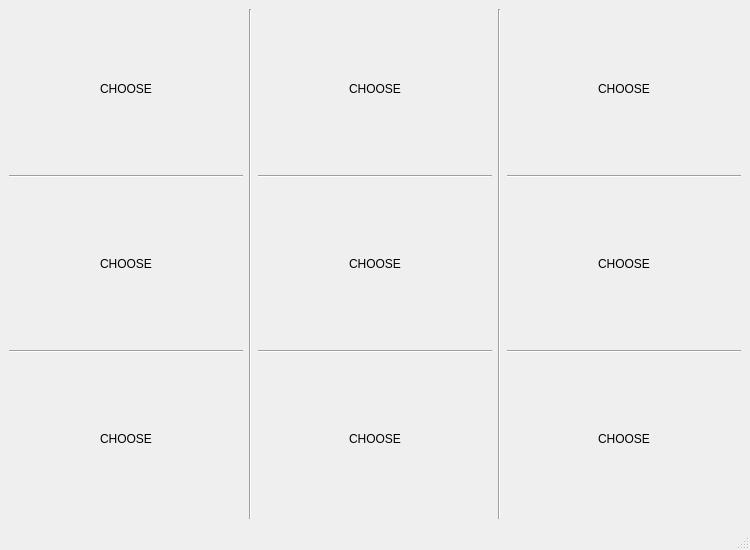
<?xml version="1.0" encoding="UTF-8"?>
<ui version="4.0">
 <class>MainWindow</class>
 <widget class="QMainWindow" name="MainWindow">
  <property name="geometry">
   <rect>
    <x>0</x>
    <y>0</y>
    <width>750</width>
    <height>550</height>
   </rect>
  </property>
  <property name="sizePolicy">
   <sizepolicy hsizetype="Preferred" vsizetype="Preferred">
    <horstretch>0</horstretch>
    <verstretch>0</verstretch>
   </sizepolicy>
  </property>
  <property name="windowTitle">
   <string>MainWindow</string>
  </property>
  <widget class="QWidget" name="centralwidget">
   <property name="sizePolicy">
    <sizepolicy hsizetype="Maximum" vsizetype="Maximum">
     <horstretch>0</horstretch>
     <verstretch>0</verstretch>
    </sizepolicy>
   </property>
   <layout class="QGridLayout" name="gridLayout">
    <item row="0" column="0">
     <widget class="QPushButton" name="pushButton">
      <property name="sizePolicy">
       <sizepolicy hsizetype="Minimum" vsizetype="Preferred">
        <horstretch>0</horstretch>
        <verstretch>0</verstretch>
       </sizepolicy>
      </property>
      <property name="styleSheet">
       <string notr="true">border: none</string>
      </property>
      <property name="text">
       <string>CHOOSE</string>
      </property>
     </widget>
    </item>
    <item row="2" column="2">
     <widget class="QPushButton" name="pushButton_5">
      <property name="sizePolicy">
       <sizepolicy hsizetype="Minimum" vsizetype="Preferred">
        <horstretch>0</horstretch>
        <verstretch>0</verstretch>
       </sizepolicy>
      </property>
      <property name="styleSheet">
       <string notr="true">border: none</string>
      </property>
      <property name="text">
       <string>CHOOSE</string>
      </property>
     </widget>
    </item>
    <item row="2" column="0">
     <widget class="QPushButton" name="pushButton_4">
      <property name="sizePolicy">
       <sizepolicy hsizetype="Minimum" vsizetype="Preferred">
        <horstretch>0</horstretch>
        <verstretch>0</verstretch>
       </sizepolicy>
      </property>
      <property name="styleSheet">
       <string notr="true">border: none</string>
      </property>
      <property name="text">
       <string>CHOOSE</string>
      </property>
     </widget>
    </item>
    <item row="1" column="2">
     <widget class="Line" name="line_3">
      <property name="orientation">
       <enum>Qt::Horizontal</enum>
      </property>
     </widget>
    </item>
    <item row="0" column="3" rowspan="5">
     <widget class="Line" name="line_2">
      <property name="orientation">
       <enum>Qt::Vertical</enum>
      </property>
     </widget>
    </item>
    <item row="4" column="4">
     <widget class="QPushButton" name="pushButton_9">
      <property name="sizePolicy">
       <sizepolicy hsizetype="Minimum" vsizetype="Preferred">
        <horstretch>0</horstretch>
        <verstretch>0</verstretch>
       </sizepolicy>
      </property>
      <property name="styleSheet">
       <string notr="true">border: none</string>
      </property>
      <property name="text">
       <string>CHOOSE</string>
      </property>
     </widget>
    </item>
    <item row="1" column="4">
     <widget class="Line" name="line_4">
      <property name="orientation">
       <enum>Qt::Horizontal</enum>
      </property>
     </widget>
    </item>
    <item row="0" column="2">
     <widget class="QPushButton" name="pushButton_2">
      <property name="enabled">
       <bool>true</bool>
      </property>
      <property name="sizePolicy">
       <sizepolicy hsizetype="Minimum" vsizetype="Preferred">
        <horstretch>0</horstretch>
        <verstretch>0</verstretch>
       </sizepolicy>
      </property>
      <property name="layoutDirection">
       <enum>Qt::LeftToRight</enum>
      </property>
      <property name="autoFillBackground">
       <bool>false</bool>
      </property>
      <property name="styleSheet">
       <string notr="true">border: none</string>
      </property>
      <property name="text">
       <string>CHOOSE</string>
      </property>
      <property name="default">
       <bool>false</bool>
      </property>
      <property name="flat">
       <bool>false</bool>
      </property>
     </widget>
    </item>
    <item row="2" column="4">
     <widget class="QPushButton" name="pushButton_6">
      <property name="sizePolicy">
       <sizepolicy hsizetype="Minimum" vsizetype="Preferred">
        <horstretch>0</horstretch>
        <verstretch>0</verstretch>
       </sizepolicy>
      </property>
      <property name="styleSheet">
       <string notr="true">border: none</string>
      </property>
      <property name="text">
       <string>CHOOSE</string>
      </property>
     </widget>
    </item>
    <item row="4" column="2">
     <widget class="QPushButton" name="pushButton_8">
      <property name="sizePolicy">
       <sizepolicy hsizetype="Minimum" vsizetype="Preferred">
        <horstretch>0</horstretch>
        <verstretch>0</verstretch>
       </sizepolicy>
      </property>
      <property name="styleSheet">
       <string notr="true">border: none</string>
      </property>
      <property name="text">
       <string>CHOOSE</string>
      </property>
     </widget>
    </item>
    <item row="4" column="0">
     <widget class="QPushButton" name="pushButton_7">
      <property name="sizePolicy">
       <sizepolicy hsizetype="Minimum" vsizetype="Preferred">
        <horstretch>0</horstretch>
        <verstretch>0</verstretch>
       </sizepolicy>
      </property>
      <property name="styleSheet">
       <string notr="true">border: none</string>
      </property>
      <property name="text">
       <string>CHOOSE</string>
      </property>
     </widget>
    </item>
    <item row="0" column="1" rowspan="5">
     <widget class="Line" name="line">
      <property name="orientation">
       <enum>Qt::Vertical</enum>
      </property>
     </widget>
    </item>
    <item row="0" column="4">
     <widget class="QPushButton" name="pushButton_3">
      <property name="sizePolicy">
       <sizepolicy hsizetype="Minimum" vsizetype="Preferred">
        <horstretch>0</horstretch>
        <verstretch>0</verstretch>
       </sizepolicy>
      </property>
      <property name="styleSheet">
       <string notr="true">border: none</string>
      </property>
      <property name="text">
       <string>CHOOSE</string>
      </property>
     </widget>
    </item>
    <item row="1" column="0">
     <widget class="Line" name="line_5">
      <property name="orientation">
       <enum>Qt::Horizontal</enum>
      </property>
     </widget>
    </item>
    <item row="3" column="0">
     <widget class="Line" name="line_6">
      <property name="orientation">
       <enum>Qt::Horizontal</enum>
      </property>
     </widget>
    </item>
    <item row="3" column="2">
     <widget class="Line" name="line_7">
      <property name="orientation">
       <enum>Qt::Horizontal</enum>
      </property>
     </widget>
    </item>
    <item row="3" column="4">
     <widget class="Line" name="line_8">
      <property name="orientation">
       <enum>Qt::Horizontal</enum>
      </property>
     </widget>
    </item>
   </layout>
  </widget>
  <widget class="QMenuBar" name="menubar">
   <property name="geometry">
    <rect>
     <x>0</x>
     <y>0</y>
     <width>750</width>
     <height>22</height>
    </rect>
   </property>
  </widget>
  <widget class="QStatusBar" name="statusbar"/>
 </widget>
 <resources/>
 <connections/>
</ui>
